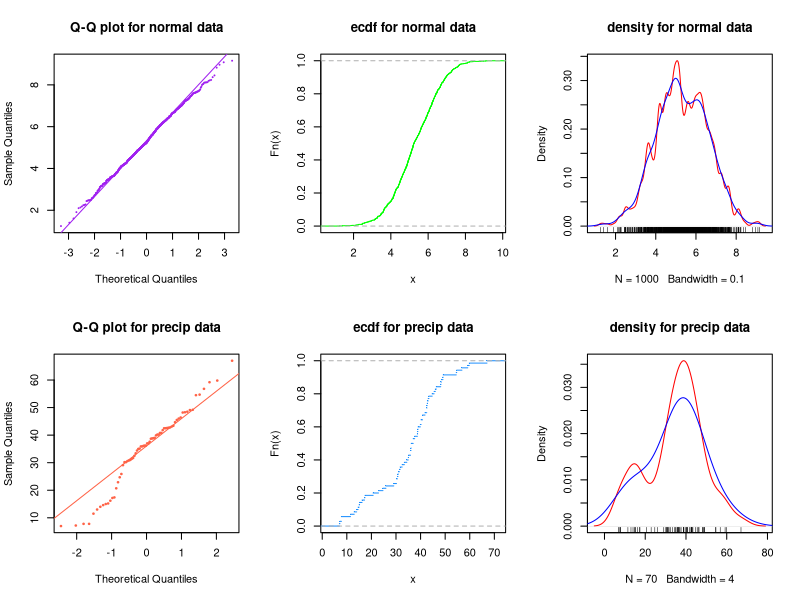

The R script that drew this image:
opar = par(mfrow=c(2,3))

data = rnorm(1000, mean=5.3, sd=1.2)
density_cdf = function(data,bw=0.1) { d = density(data, bw); d$x = cumsum(d$x) }

qqnorm(data, pch=20, cex=0.25, col="purple", main="Q-Q plot for normal data")
qqline(data, pch=20, cex=0.25, col="purple")

plot(ecdf(data), pch=".", col="green", main="ecdf for normal data")

plot(  density(data, bw=0.10), col="red", main="density for normal data" )
lines( density(data, bw=0.25), col="blue" )
rug(data)

qqnorm(precip, pch=20, cex=0.5, col="tomato", main="Q-Q plot for precip data")
qqline(precip, pch=20, cex=0.5, col="tomato")

plot(ecdf(precip), pch=".", col="dodgerblue", main="ecdf for precip data")

plot(  density(precip, bw=4), col="red", main="density for precip data" )
lines( density(precip, bw=8), col="blue" )
rug(precip)

par(opar)
